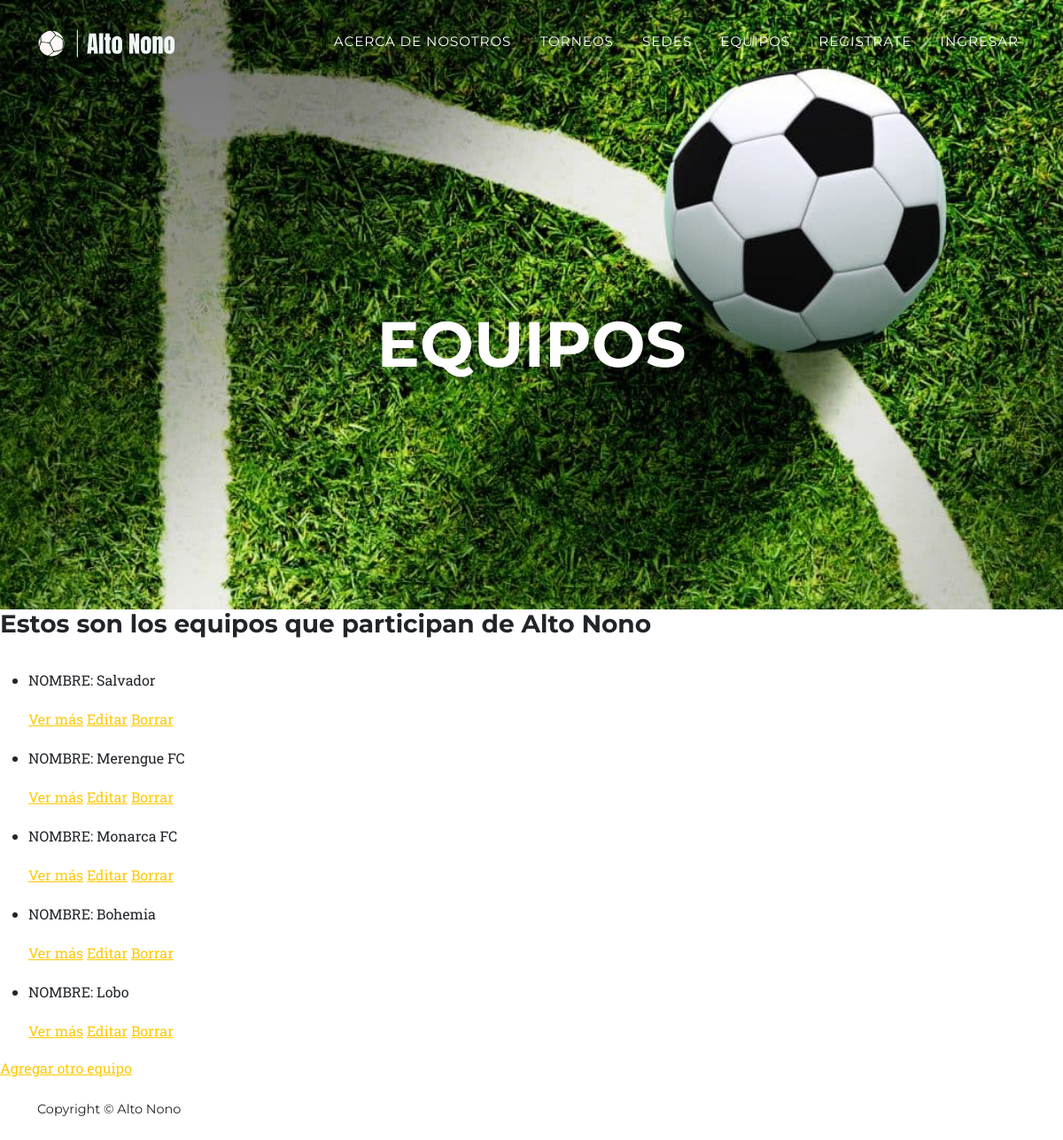
Page /AppTorneo/equipo/list on the earlier database version.
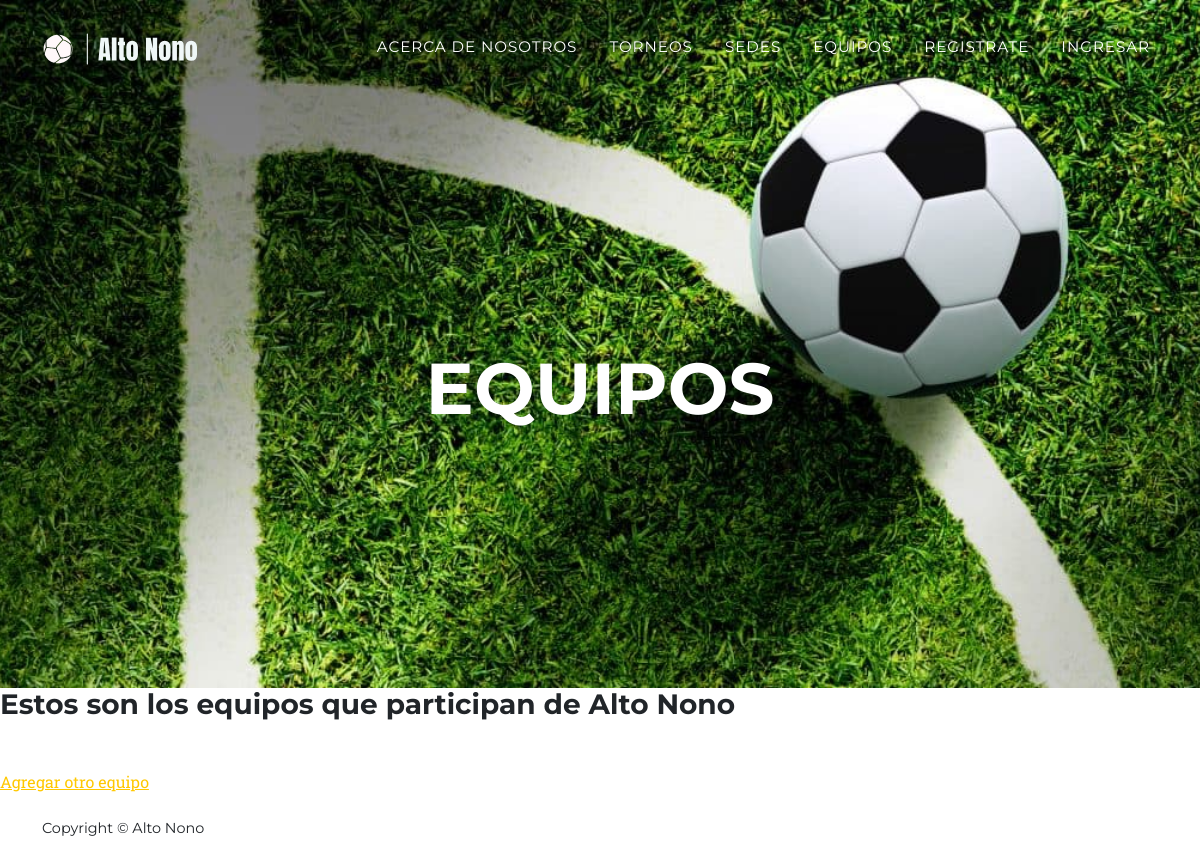
Same page on the later database version.
### AppTorneo/models.py (models this page shows, shortened)
class Equipo (models.Model):
    nombre = models.CharField(max_length=40)
    localidad = models.CharField(max_length=40)
    torneo = models.CharField(max_length=40)

### AppTorneo/views.py (the view)
# urls.py: path('equipo/list', views.EquipoList.as_view(), name='EquipoList'),
class EquipoList(ListView):
    model=Equipo
    template_name="AppTorneo/equipos_list.html"

### AppTorneo/templates/AppTorneo/equipos_list.html
{% extends "AppTorneo/padre.html" %}
{% load static %}
{%block titulo%}
    <div class="masthead-subheading"></div><br><br>
    <div class="masthead-heading text-uppercase">EQUIPOS</div>
{%endblock%}
{% block contenidoVariable %}
      <h3>Estos son los equipos que participan de Alto Nono</h3> <br>
          <ul>
            {% for equipo in object_list %}
            <li>
              <p>NOMBRE: {{ equipo.nombre}}</p>
              <p>
              <a href="{% url 'EquipoDetail' equipo.id %}">Ver más</a>
              <a href="{% url 'EquipoEdit' equipo.id %}">Editar</a>
              <a href="{% url 'EquipoDelete' equipo.id %}">Borrar</a>
            </p>
            </li>
            {% endfor %}
          </ul>
          <a href = "{% url 'EquipoNew' %}">Agregar otro equipo</a>
{% endblock %}

### AppTorneo/templates/AppTorneo/padre.html (shortened to what this page needs)
<!DOCTYPE html>
<html lang="en">
    <head>
        {% load static%}
        <link href="{% static 'AppTorneo/css/styles.css' %}" rel="stylesheet" />
    </head>
    <body id="page-top">
        <nav class="navbar navbar-expand-lg navbar-dark fixed-top" id="mainNav">
            <div class="container">
                <a class="navbar-brand" href="{% url 'Inicio'%}"> <img src="{% static 'AppTorneo/assets/img/navbar-logo.svg' %}" alt="..." /></a>
                <div class="collapse navbar-collapse" id="navbarResponsive">
                    <ul class="navbar-nav text-uppercase ms-auto py-4 py-lg-0">
                        <li class="nav-item"><a class="nav-link" href="{% url 'Presentacion'%}">Acerca de nosotros</a></li>
                        <li class="nav-item"><a class="nav-link" href="{% url 'Torneos'%}">Torneos</a></li>
                        <li class="nav-item"><a class="nav-link" href="{% url 'LeerSedes'%}">Sedes</a></li>
                        <li class="nav-item"><a class="nav-link" href="{% url 'EquipoList'%}">Equipos</a></li>
                        {% if not request.user.is_authenticated %}
                        <li class="nav-item"><a class="nav-link" href="{% url 'Register'%}">Registrate</a></li>
                        <li class="nav-item"><a class="nav-link" href="{% url 'Login'%}">Ingresar</a></li>
                        {% endif %}
                    </ul>
                </div>
            </div>
        </nav>
        <header class="masthead">
            <div class="container">
                {% block titulo %}
                {% endblock %}
            </div>
        </header>
        {%block contenidoVariable %}
        {%endblock%}
        <footer class="footer py-4">
            <div class="container">
                <div class="row align-items-center">
                    <div class="col-lg-4 text-lg-start">Copyright &copy; Alto Nono</div>
                </div>
            </div>
        </footer>
    </body>
</html>

Differences in the rows shown:
removed Equipo: nombre "Salvador"
removed Equipo: nombre "Merengue FC"
removed Equipo: nombre "Monarca FC"
removed Equipo: nombre "Bohemia"
removed Equipo: nombre "Lobo"
